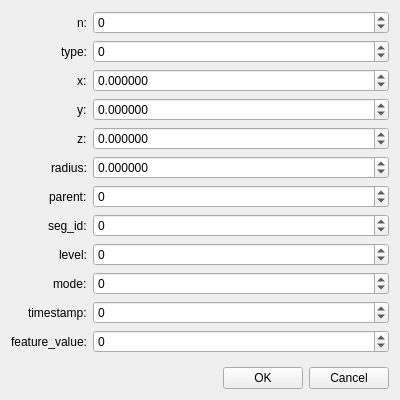
<?xml version="1.0" encoding="UTF-8"?>
<ui version="4.0">
 <class>ViewSwcNodeData</class>
 <widget class="QWidget" name="ViewSwcNodeData">
  <property name="geometry">
   <rect>
    <x>0</x>
    <y>0</y>
    <width>400</width>
    <height>400</height>
   </rect>
  </property>
  <property name="windowTitle">
   <string>ViewSwcNodeData</string>
  </property>
  <layout class="QVBoxLayout" name="verticalLayout_2">
   <item>
    <layout class="QVBoxLayout" name="verticalLayout">
     <item>
      <layout class="QFormLayout" name="formLayout">
       <property name="labelAlignment">
        <set>Qt::AlignRight|Qt::AlignTrailing|Qt::AlignVCenter</set>
       </property>
       <item row="0" column="0">
        <widget class="QLabel" name="label">
         <property name="text">
          <string>n:</string>
         </property>
        </widget>
       </item>
       <item row="0" column="1">
        <widget class="QSpinBox" name="N">
         <property name="minimum">
          <number>-999999999</number>
         </property>
         <property name="maximum">
          <number>999999999</number>
         </property>
        </widget>
       </item>
       <item row="1" column="0">
        <widget class="QLabel" name="label_2">
         <property name="text">
          <string>type:</string>
         </property>
        </widget>
       </item>
       <item row="1" column="1">
        <widget class="QSpinBox" name="Type">
         <property name="minimum">
          <number>-999999999</number>
         </property>
         <property name="maximum">
          <number>999999999</number>
         </property>
        </widget>
       </item>
       <item row="2" column="0">
        <widget class="QLabel" name="label_3">
         <property name="text">
          <string>x:</string>
         </property>
        </widget>
       </item>
       <item row="2" column="1">
        <widget class="QDoubleSpinBox" name="X">
         <property name="decimals">
          <number>6</number>
         </property>
         <property name="minimum">
          <double>-999999999.000000000000000</double>
         </property>
         <property name="maximum">
          <double>999999999.000000000000000</double>
         </property>
        </widget>
       </item>
       <item row="3" column="0">
        <widget class="QLabel" name="label_4">
         <property name="text">
          <string>y:</string>
         </property>
        </widget>
       </item>
       <item row="3" column="1">
        <widget class="QDoubleSpinBox" name="Y">
         <property name="decimals">
          <number>6</number>
         </property>
         <property name="minimum">
          <double>-999999999.000000000000000</double>
         </property>
         <property name="maximum">
          <double>999999999.000000000000000</double>
         </property>
        </widget>
       </item>
       <item row="4" column="0">
        <widget class="QLabel" name="label_5">
         <property name="text">
          <string>z:</string>
         </property>
        </widget>
       </item>
       <item row="4" column="1">
        <widget class="QDoubleSpinBox" name="Z">
         <property name="decimals">
          <number>6</number>
         </property>
         <property name="minimum">
          <double>-999999999.000000000000000</double>
         </property>
         <property name="maximum">
          <double>999999999.000000000000000</double>
         </property>
        </widget>
       </item>
       <item row="5" column="0">
        <widget class="QLabel" name="label_6">
         <property name="text">
          <string>radius:</string>
         </property>
        </widget>
       </item>
       <item row="5" column="1">
        <widget class="QDoubleSpinBox" name="Radius">
         <property name="decimals">
          <number>6</number>
         </property>
         <property name="minimum">
          <double>-999999999.000000000000000</double>
         </property>
         <property name="maximum">
          <double>999999999.000000000000000</double>
         </property>
        </widget>
       </item>
       <item row="6" column="0">
        <widget class="QLabel" name="label_7">
         <property name="text">
          <string>parent:</string>
         </property>
        </widget>
       </item>
       <item row="6" column="1">
        <widget class="QSpinBox" name="Parent">
         <property name="minimum">
          <number>-999999999</number>
         </property>
         <property name="maximum">
          <number>999999999</number>
         </property>
        </widget>
       </item>
       <item row="7" column="0">
        <widget class="QLabel" name="label_8">
         <property name="text">
          <string>seg_id:</string>
         </property>
        </widget>
       </item>
       <item row="8" column="0">
        <widget class="QLabel" name="label_9">
         <property name="text">
          <string>level:</string>
         </property>
        </widget>
       </item>
       <item row="7" column="1">
        <widget class="QSpinBox" name="Seg_id">
         <property name="minimum">
          <number>-999999999</number>
         </property>
         <property name="maximum">
          <number>999999999</number>
         </property>
        </widget>
       </item>
       <item row="8" column="1">
        <widget class="QSpinBox" name="Level">
         <property name="minimum">
          <number>-999999999</number>
         </property>
         <property name="maximum">
          <number>999999999</number>
         </property>
        </widget>
       </item>
       <item row="9" column="0">
        <widget class="QLabel" name="label_10">
         <property name="text">
          <string>mode:</string>
         </property>
        </widget>
       </item>
       <item row="10" column="0">
        <widget class="QLabel" name="label_11">
         <property name="text">
          <string>timestamp:</string>
         </property>
        </widget>
       </item>
       <item row="11" column="0">
        <widget class="QLabel" name="label_12">
         <property name="text">
          <string>feature_value:</string>
         </property>
        </widget>
       </item>
       <item row="9" column="1">
        <widget class="QSpinBox" name="Mode">
         <property name="minimum">
          <number>-999999999</number>
         </property>
         <property name="maximum">
          <number>999999999</number>
         </property>
        </widget>
       </item>
       <item row="10" column="1">
        <widget class="QSpinBox" name="Timestamp">
         <property name="minimum">
          <number>-999999999</number>
         </property>
         <property name="maximum">
          <number>999999999</number>
         </property>
        </widget>
       </item>
       <item row="11" column="1">
        <widget class="QSpinBox" name="Feature_value">
         <property name="minimum">
          <number>-999999999</number>
         </property>
         <property name="maximum">
          <number>999999999</number>
         </property>
        </widget>
       </item>
      </layout>
     </item>
     <item>
      <layout class="QHBoxLayout" name="horizontalLayout">
       <item>
        <spacer name="horizontalSpacer">
         <property name="orientation">
          <enum>Qt::Horizontal</enum>
         </property>
         <property name="sizeHint" stdset="0">
          <size>
           <width>40</width>
           <height>20</height>
          </size>
         </property>
        </spacer>
       </item>
       <item>
        <widget class="QPushButton" name="OKBtn">
         <property name="text">
          <string>OK</string>
         </property>
        </widget>
       </item>
       <item>
        <widget class="QPushButton" name="CancelBtn">
         <property name="text">
          <string>Cancel</string>
         </property>
        </widget>
       </item>
      </layout>
     </item>
    </layout>
   </item>
  </layout>
 </widget>
 <resources/>
 <connections/>
</ui>
